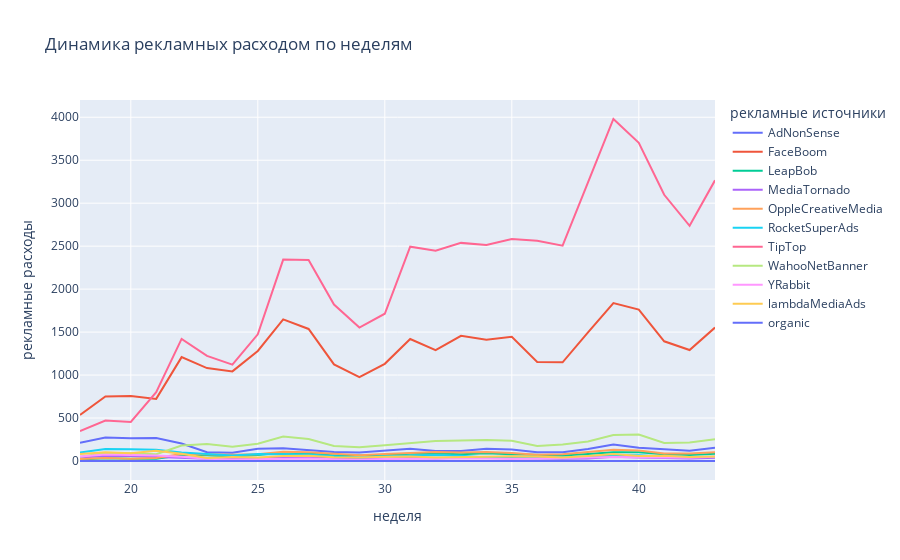

Source (notebook cell):
### Markdown cell above
строим графики

### Code cell
px.line(week_cost,
        x='week',
        y='acquisition_cost',
        color='channel',
        labels={'channel': 'рекламные источники',
                'week': 'неделя',
                'acquisition_cost': 'рекламные расходы'},
        title='Динамика рекламных расходом по неделям')

### Figure 1 — Plotly figure (JSON) as saved in the notebook; plotly's stock layout.template omitted (floating-point values rounded to 4 significant figures)
{"data": [{"hovertemplate": "рекламные источники=AdNonSense<br>неделя=%{x}<br>рекламные расходы=%{y}<extra></extra>", "legendgroup": "AdNonSense", "line": {"color": "#636efa", "dash": "solid"}, "marker": {"symbol": "circle"}, "mode": "lines", "name": "AdNonSense", "orientation": "v", "showlegend": true, "type": "scatter", "x": [18, 19, 20, 21, 22, 23, 24, 25, 26, 27, 28, 29, 30, 31, 32, 33, 34, 35, 36, 37, 38, 39, 40, 41, 42, 43], "xaxis": "x", "y": [211.1, 273.0, 265.7, 266.7, 202.7, 102.9, 96.6, 141.7, 148.0, 130.2, 106.0, 97.65, 118.6, 141.8, 116.6, 117.6, 142.8, 133.3, 100.8, 100.8, 139.6, 192.2, 155.4, 136.5, 118.6, 154.4], "yaxis": "y"}, {"hovertemplate": "рекламные источники=FaceBoom<br>неделя=%{x}<br>рекламные расходы=%{y}<extra></extra>", "legendgroup": "FaceBoom", "line": {"color": "#EF553B", "dash": "solid"}, "marker": {"symbol": "circle"}, "mode": "lines", "name": "FaceBoom", "orientation": "v", "showlegend": true, "type": "scatter", "x": [18, 19, 20, 21, 22, 23, 24, 25, 26, 27, 28, 29, 30, 31, 32, 33, 34, 35, 36, 37, 38, 39, 40, 41, 42, 43], "xaxis": "x", "y": [535.7, 750.2, 755.7, 722.7, 1209.0, 1081.0, 1043.0, 1280.0, 1648.0, 1537.0, 1124.0, 975.7, 1131.0, 1419.0, 1290.0, 1456.0, 1411.0, 1445.0, 1152.0, 1148.0, 1496.0, 1837.0, 1761.0, 1393.0, 1291.0, 1552.0], "yaxis": "y"}, {"hovertemplate": "рекламные источники=LeapBob<br>неделя=%{x}<br>рекламные расходы=%{y}<extra></extra>", "legendgroup": "LeapBob", "line": {"color": "#00cc96", "dash": "solid"}, "marker": {"symbol": "circle"}, "mode": "lines", "name": "LeapBob", "orientation": "v", "showlegend": true, "type": "scatter", "x": [18, 19, 20, 21, 22, 23, 24, 25, 26, 27, 28, 29, 30, 31, 32, 33, 34, 35, 36, 37, 38, 39, 40, 41, 42, 43], "xaxis": "x", "y": [16.8, 31.71, 26.67, 26.67, 65.52, 66.99, 52.29, 68.46, 99.75, 87.36, 62.58, 61.11, 67.2, 83.58, 87.57, 77.49, 90.51, 77.91, 66.99, 63.84, 81.27, 101.2, 101.0, 78.96, 69.72, 84.42], "yaxis": "y"}, {"hovertemplate": "рекламные источники=MediaTornado<br>неделя=%{x}<br>рекламные расходы=%{y}<extra></extra>", "legendgroup": "MediaTornado", "line": {"color": "#ab63fa", "dash": "solid"}, "marker": {"symbol": "circle"}, "mode": "lines", "name": "MediaTornado", "orientation": "v", "showlegend": true, "type": "scatter", "x": [18, 19, 20, 21, 22, 23, 24, 25, 26, 27, 28, 29, 30, 31, 32, 33, 34, 35, 36, 37, 38, 39, 40, 41, 42, 43], "xaxis": "x", "y": [38.64, 61.68, 59.04, 50.16, 36.96, 27.6, 29.76, 32.16, 40.56, 43.44, 28.8, 26.4, 25.2, 35.04, 29.04, 40.8, 35.28, 33.84, 30.24, 25.92, 30.24, 48.24, 42.0, 36.96, 29.04, 37.44], "yaxis": "y"}, {"hovertemplate": "рекламные источники=OppleCreativeMedia<br>неделя=%{x}<br>рекламные расходы=%{y}<extra></extra>", "legendgroup": "OppleCreativeMedia", "line": {"color": "#FFA15A", "dash": "solid"}, "marker": {"symbol": "circle"}, "mode": "lines", "name": "OppleCreativeMedia", "orientation": "v", "showlegend": true, "type": "scatter", "x": [18, 19, 20, 21, 22, 23, 24, 25, 26, 27, 28, 29, 30, 31, 32, 33, 34, 35, 36, 37, 38, 39, 40, 41, 42, 43], "xaxis": "x", "y": [24.0, 34.5, 27.5, 34.25, 81.75, 79.5, 71.5, 79.75, 107.0, 102.5, 81.0, 68.0, 80.75, 90.75, 104.0, 98.5, 103.8, 92.75, 72.75, 78.0, 105.8, 132.2, 123.0, 88.25, 88.0, 101.5], "yaxis": "y"}, {"hovertemplate": "рекламные источники=RocketSuperAds<br>неделя=%{x}<br>рекламные расходы=%{y}<extra></extra>", "legendgroup": "RocketSuperAds", "line": {"color": "#19d3f3", "dash": "solid"}, "marker": {"symbol": "circle"}, "mode": "lines", "name": "RocketSuperAds", "orientation": "v", "showlegend": true, "type": "scatter", "x": [18, 19, 20, 21, 22, 23, 24, 25, 26, 27, 28, 29, 30, 31, 32, 33, 34, 35, 36, 37, 38, 39, 40, 41, 42, 43], "xaxis": "x", "y": [99.45, 139.2, 138.1, 131.0, 97.7, 76.05, 63.18, 80.73, 78.26, 75.07, 55.97, 41.86, 54.6, 61.88, 69.61, 62.01, 40.3, 51.35, 40.63, 40.95, 56.22, 63.7, 66.3, 51.68, 46.48, 50.7], "yaxis": "y"}, {"hovertemplate": "рекламные источники=TipTop<br>неделя=%{x}<br>рекламные расходы=%{y}<extra></extra>", "legendgroup": "TipTop", "line": {"color": "#FF6692", "dash": "solid"}, "marker": {"symbol": "circle"}, "mode": "lines", "name": "TipTop", "orientation": "v", "showlegend": true, "type": "scatter", "x": [18, 19, 20, 21, 22, 23, 24, 25, 26, 27, 28, 29, 30, 31, 32, 33, 34, 35, 36, 37, 38, 39, 40, 41, 42, 43], "xaxis": "x", "y": [347.0, 470.0, 454.0, 801.8, 1421.0, 1224.0, 1121.0, 1474.0, 2344.0, 2340.0, 1820.0, 1552.0, 1713.0, 2494.0, 2448.0, 2538, 2514.0, 2583.0, 2563.0, 2506.0, 3241.0, 3979.0, 3703.0, 3098.0, 2737.0, 3265.0], "yaxis": "y"}, {"hovertemplate": "рекламные источники=WahooNetBanner<br>неделя=%{x}<br>рекламные расходы=%{y}<extra></extra>", "legendgroup": "WahooNetBanner", "line": {"color": "#B6E880", "dash": "solid"}, "marker": {"symbol": "circle"}, "mode": "lines", "name": "WahooNetBanner", "orientation": "v", "showlegend": true, "type": "scatter", "x": [18, 19, 20, 21, 22, 23, 24, 25, 26, 27, 28, 29, 30, 31, 32, 33, 34, 35, 36, 37, 38, 39, 40, 41, 42, 43], "xaxis": "x", "y": [49.2, 92.4, 90.0, 79.2, 179.4, 196.8, 166.2, 201.6, 285.0, 256.8, 174.0, 159.6, 182.4, 204.6, 231.6, 238.2, 244.8, 235.8, 174.6, 192.6, 226.2, 303.0, 309.0, 208.8, 216.0, 253.2], "yaxis": "y"}, {"hovertemplate": "рекламные источники=YRabbit<br>неделя=%{x}<br>рекламные расходы=%{y}<extra></extra>", "legendgroup": "YRabbit", "line": {"color": "#FF97FF", "dash": "solid"}, "marker": {"symbol": "circle"}, "mode": "lines", "name": "YRabbit", "orientation": "v", "showlegend": true, "type": "scatter", "x": [18, 19, 20, 21, 22, 23, 24, 25, 26, 27, 28, 29, 30, 31, 32, 33, 34, 35, 36, 37, 38, 39, 40, 41, 42, 43], "xaxis": "x", "y": [52.2, 75.9, 69.3, 65.4, 49.8, 25.8, 17.46, 22.14, 27.9, 28.26, 19.44, 15.66, 22.86, 27.33, 28.56, 28.56, 30.03, 24.36, 27.93, 29.76, 39.6, 47.52, 45.36, 38.31, 36.45, 48.33], "yaxis": "y"}, {"hovertemplate": "рекламные источники=lambdaMediaAds<br>неделя=%{x}<br>рекламные расходы=%{y}<extra></extra>", "legendgroup": "lambdaMediaAds", "line": {"color": "#FECB52", "dash": "solid"}, "marker": {"symbol": "circle"}, "mode": "lines", "name": "lambdaMediaAds", "orientation": "v", "showlegend": true, "type": "scatter", "x": [18, 19, 20, 21, 22, 23, 24, 25, 26, 27, 28, 29, 30, 31, 32, 33, 34, 35, 36, 37, 38, 39, 40, 41, 42, 43], "xaxis": "x", "y": [81.6, 103.2, 90.4, 119.2, 83.2, 35.2, 45.6, 40.0, 59.2, 60.0, 44.8, 41.6, 49.6, 52, 41.6, 46.4, 57.6, 54.4, 52.0, 41.6, 57.6, 80, 59.2, 60.8, 47.2, 53.6], "yaxis": "y"}, {"hovertemplate": "рекламные источники=organic<br>неделя=%{x}<br>рекламные расходы=%{y}<extra></extra>", "legendgroup": "organic", "line": {"color": "#636efa", "dash": "solid"}, "marker": {"symbol": "circle"}, "mode": "lines", "name": "organic", "orientation": "v", "showlegend": true, "type": "scatter", "x": [18, 19, 20, 21, 22, 23, 24, 25, 26, 27, 28, 29, 30, 31, 32, 33, 34, 35, 36, 37, 38, 39, 40, 41, 42, 43], "xaxis": "x", "y": [0, 0, 0, 0, 0, 0, 0, 0, 0, 0, 0, 0, 0, 0, 0, 0, 0, 0, 0, 0, 0, 0, 0, 0, 0, 0], "yaxis": "y"}], "layout": {"legend": {"title": {"text": "рекламные источники"}, "tracegroupgap": 0}, "title": {"text": "Динамика рекламных расходом по неделям"}, "xaxis": {"anchor": "y", "domain": [0, 1], "title": {"text": "неделя"}}, "yaxis": {"anchor": "x", "domain": [0, 1], "title": {"text": "рекламные расходы"}}}}
